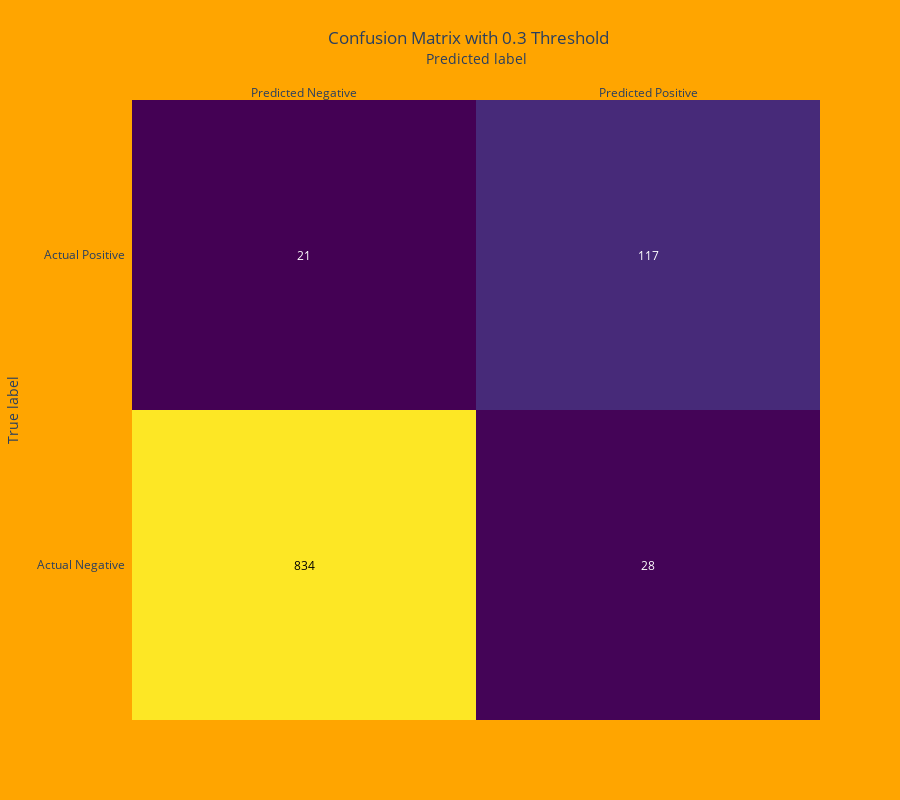

Write notebook code for a chart like this one.
### Markdown cell above
# Confusion matrix plot of 0.4 threshold

### Code cell
confusion = np.array([[834, 28], [21, 117]])
z = confusion
x = ['Predicted Negative', 'Predicted Positive']
y = ['Actual Negative', 'Actual Positive']

Fig_6 = ff.create_annotated_heatmap(z, x = x, y = y, colorscale = 'Viridis')

Fig_6.update_layout(title = {"text" : "Confusion Matrix with 0.3 Threshold", "x" : 0.52, "y" : 0.96}, xaxis = dict(title = 'Predicted label'), yaxis=dict(title = 'True label'),
                    plot_bgcolor = "orange", paper_bgcolor = "orange", height = 800)

Fig_6.show()

### Figure 1 — Plotly figure (JSON) as saved in the notebook; plotly's stock layout.template omitted (floating-point values rounded to 4 significant figures)
{"data": [{"colorscale": [[0, "#440154"], [0.1111, "#482878"], [0.2222, "#3e4989"], [0.3333, "#31688e"], [0.4444, "#26828e"], [0.5556, "#1f9e89"], [0.6667, "#35b779"], [0.7778, "#6ece58"], [0.8889, "#b5de2b"], [1, "#fde725"]], "reversescale": false, "showscale": false, "type": "heatmap", "x": ["Predicted Negative", "Predicted Positive"], "y": ["Actual Negative", "Actual Positive"], "z": [[834, 28], [21, 117]]}], "layout": {"annotations": [{"font": {"color": "#000000"}, "showarrow": false, "text": "834", "x": "Predicted Negative", "xref": "x", "y": "Actual Negative", "yref": "y"}, {"font": {"color": "#FFFFFF"}, "showarrow": false, "text": "28", "x": "Predicted Positive", "xref": "x", "y": "Actual Negative", "yref": "y"}, {"font": {"color": "#FFFFFF"}, "showarrow": false, "text": "21", "x": "Predicted Negative", "xref": "x", "y": "Actual Positive", "yref": "y"}, {"font": {"color": "#FFFFFF"}, "showarrow": false, "text": "117", "x": "Predicted Positive", "xref": "x", "y": "Actual Positive", "yref": "y"}], "height": 800, "paper_bgcolor": "orange", "plot_bgcolor": "orange", "title": {"text": "Confusion Matrix with 0.3 Threshold", "x": 0.52, "y": 0.96}, "xaxis": {"dtick": 1, "gridcolor": "rgb(0, 0, 0)", "side": "top", "ticks": "", "title": {"text": "Predicted label"}}, "yaxis": {"dtick": 1, "ticks": "", "ticksuffix": "  ", "title": {"text": "True label"}}}}
